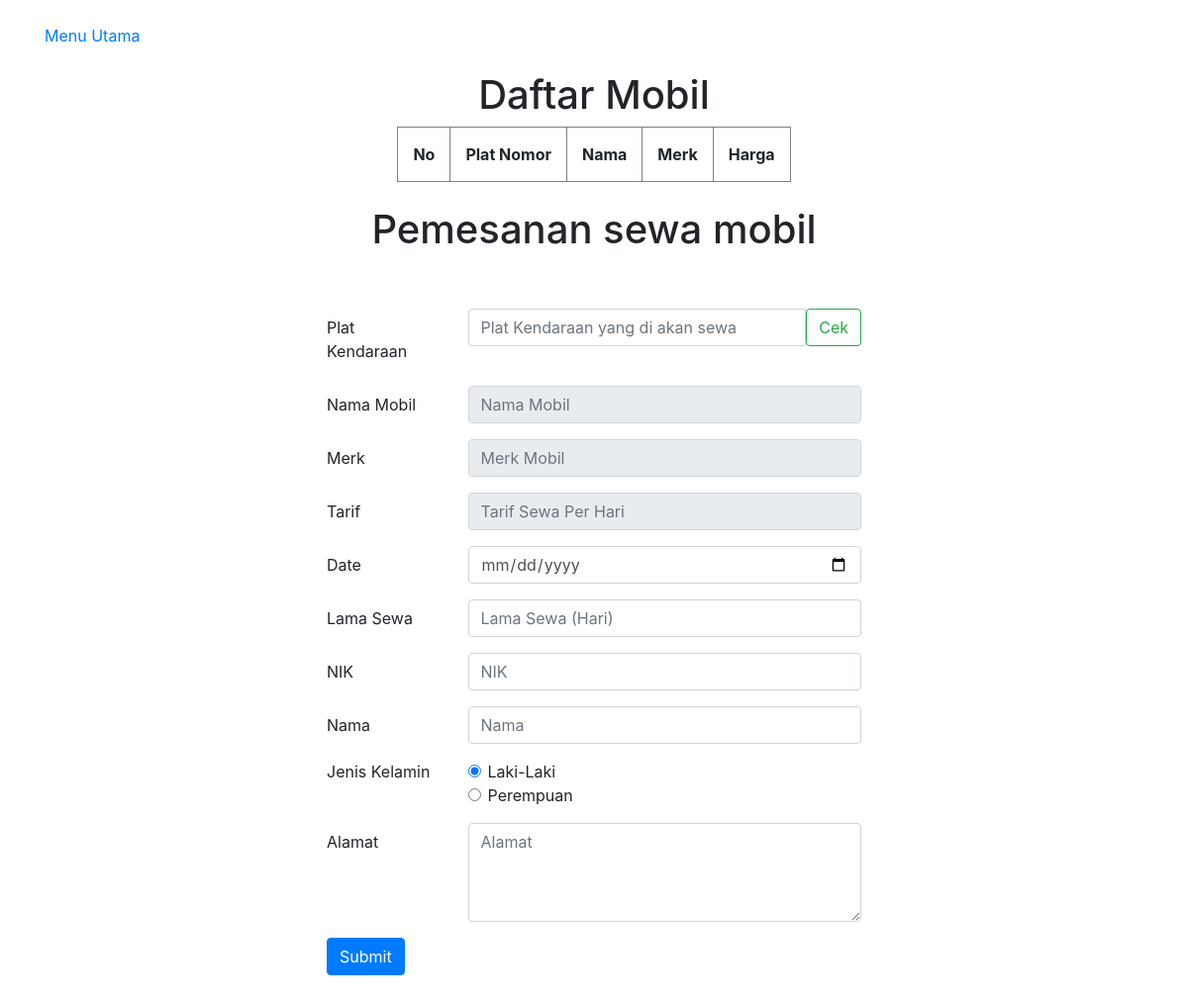
Page /index.php?i=pesan on the earlier database version.
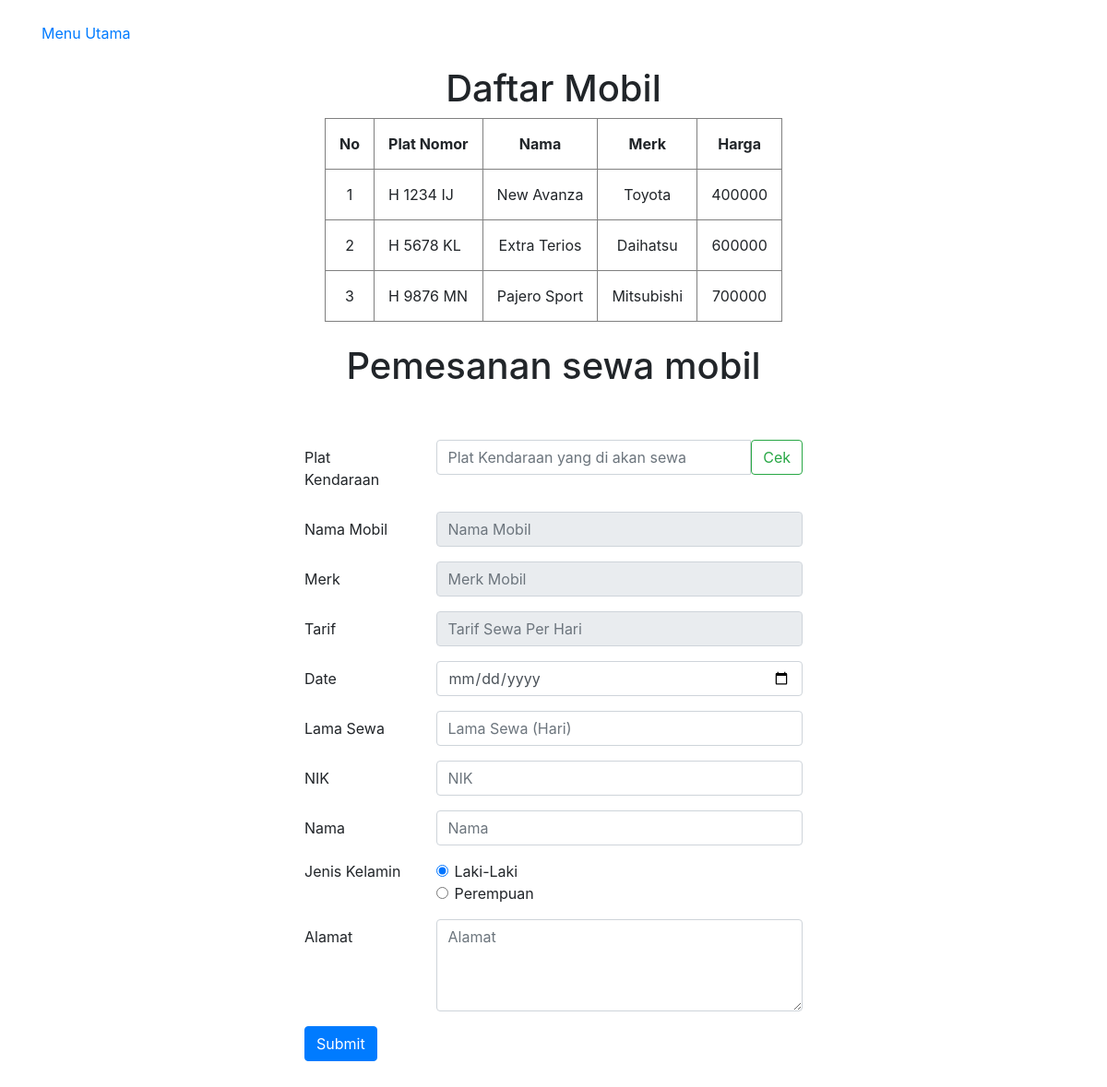
Same page on the later database version.
### tables this page shows
CREATE TABLE `mobil` (
  `no_plat` varchar(13) NOT NULL,
  `nama` varchar(15) NOT NULL,
  `merk` varchar(15) NOT NULL,
  `tarif` int(6) NOT NULL
);

### Controller/controller.php (called while the page is built, shortened)
<?php
    include_once 'model/modelMobil.php';
    class Controller{
        public $modelMobil;
        function __construct(){
			$this->modelMobil = new modelMobil();
        }
        function ViewMobil(){
            $data = $this->modelMobil->selectAllMobil();
            include 'view/view_mobil.php';
        }
        function ViewPesan(){
            include_once "view/view_pesan.php";
        }
    }

### Model/modelMobil.php (called while the page is built, shortened)
<?php
class modelMobil
{
    public $connect;
    public function __construct()
    {
        $connect = mysqli_connect("localhost", "root", "", "pwl_sewa_mobil");
        $this->connect = $connect;
    }
    function execute($query)
    {
        return mysqli_query($this->connect, $query);
    }
    function selectAllMobil()
    {
        $query = "SELECT * FROM mobil";
        return $this->execute($query);
    }
    function fetch($var)
    {
        return mysqli_fetch_array($var);
    }
}

### View/view_mobil.php (the view, shortened to what this page needs)
<!DOCTYPE html>
<html lang="en">
<head>
</head>
<body>
    <br>
    <div class="container">
        <a href="./index.php">Menu Utama</a>
    </div>
    <div class="content" style="text-align: center;">
        <br>
        <h1>Daftar Mobil</h1>
        <table border="1" cellpadding="15" cellspacing="0" align="center">
            <tr>
                <th>No</th>
                <th>Plat Nomor</th>
                <th>Nama</th>
                <th>Merk</th>
                <th>Harga</th>
            </tr>
            <?php
            $i = 1;
            while ($row = $this->modelMobil->fetch($data)) {
                echo
                "<tr>
                    <td>$i</td>
                    <td align='left'>$row[0]</td>
                    <td>$row[1]</td>
                    <td>$row[2]</td>
                    <td>$row[3]</td>
                </tr>";
                $i++;
            }
            ?>
        </table>
    </div>
</body>
</html>

### index.php
<?php
include 'controller/controller.php';
$main = new Controller();
if (isset($_GET['i'])) {
  if ($_GET["i"] == "mobil") {
    $main->ViewMobil();
  } else if ($_GET["i"] == "pesan") {
    $main->ViewMobil();
    $main->ViewPesan();
  }
} else {
  $main->index();
}

### View/view_pesan.php (shortened to what this page needs)
<?php
require_once("Model/modelMobil.php");
?>
<!DOCTYPE html>
<html lang="en">
<head>
    <link rel="stylesheet" href="https://stackpath.bootstrapcdn.com/bootstrap/4.3.1/css/bootstrap.min.css">
</head>
<body>
    <br>
    <div class="container container-sm">
        <h1 style="text-align: center;">Pemesanan sewa mobil</h1>
        <div class="row justify-content-center">
            <div class="col-6">
                <form class="my-5" method="POST">
                    <div class="form-group row">
                        <label for="plat" class="col-sm-3 col-form-label">Plat Kendaraan</label>
                        <div class="col-sm-9">
                            <div class="input-group">
                                <input name="plat" type="text" class="form-control" id="plat" placeholder="Plat Kendaraan yang di akan sewa">
                                <button class="btn btn-outline-success" onclick=isiOtomatis() type="button" name="cek">Cek</button>
                            </div>
                        </div>
                    </div>
                    <div class="form-group row">
                        <label for="nama-mobil" class="col-sm-3 col-form-label">Nama Mobil</label>
                        <div class="col-sm-9">
                            <input name="nama-mobil" type="text" class="form-control" id="nama-mobil" placeholder="Nama Mobil" readonly>
                        </div>
                    </div>
                    <div class="form-group row">
                        <label for="merk" class="col-sm-3 col-form-label">Merk</label>
                        <div class="col-sm-9">
                            <input name="merk" type="text" class="form-control" id="merk" placeholder="Merk Mobil" readonly>
                        </div>
                    </div>
                    <div class="form-group row">
                        <label for="tarif" class="col-sm-3 col-form-label">Tarif</label>
                        <div class="col-sm-9">
                            <input name="tarif" type="number" class="form-control" id="tarif" placeholder="Tarif Sewa Per Hari" readonly>
                        </div>
                    </div>
                    <div class="form-group row">
                        <label for="date" class="col-sm-3 col-form-label">Date</label>
                        <div class="col-sm-9">
                            <input name="date" type="date" class="form-control" id="date" placeholder="date">
                        </div>
                    </div>
                    <div class="form-group row">
                        <label for="lama-sewa" class="col-sm-3 col-form-label">Lama Sewa</label>
                        <div class="col-sm-9">
                            <input name="lama-sewa" type="number" class="form-control" id="lama-sewa" placeholder="Lama Sewa (Hari)">
                        </div>
                    </div>
                    <div class="form-group row">
                        <label for="nik" class="col-sm-3 col-form-label">NIK</label>
                        <div class="col-sm-9">
                            <input name="nik" type="text" class="form-control" id="nik" placeholder="NIK">
                        </div>
                    </div>
                    <div class="form-group row">
                        <label for="nama" class="col-sm-3 col-form-label">Nama</label>
                        <div class="col-sm-9">
                            <input name="nama" type="text" class="form-control" id="nama" placeholder="Nama">
                        </div>
                    </div>
                    <fieldset class="form-group">
                        <div class="row">
                            <legend class="col-form-label col-sm-3 pt-0">Jenis Kelamin</legend>
                            <div class="col-sm-9">
                                <div class="form-check">
                                    <input class="form-check-input" type="radio" name="jenisKelamin" id="laki-laki" value="Laki-Laki" checked>
                                    <label class="form-check-label" for="laki-laki">
                                        Laki-Laki
                                    </label>
                                </div>
                                <div class="form-check">
                                    <input class="form-check-input" type="radio" name="jenisKelamin" id="perepmpuan" value="Perempuan">
                                    <label class="form-check-label" for="perepmpuan">
                                        Perempuan
                                    </label>
                                </div>
                            </div>
                        </div>
                    </fieldset>
                    <div class="form-group row">
                        <label for="alamat" class="col-sm-3 col-form-label">Alamat</label>
                        <div class="col-sm-9">
                            <textarea name="alamat" class="form-control" placeholder="Alamat" id="alamat" style="height: 100px"></textarea>
                        </div>
                    </div>
                    <button type="submit" class="btn btn-primary" name="submit">Submit</button>
                </form>
            </div>
        </div>
    </div>
</body>
</html>

### View/view_mobil.php (style rules this page uses)
body { margin: 50px 100px ; }
a { text-decoration: none; }

Differences in the rows shown:
added mobil: no_plat "H 1234 IJ", nama "New Avanza", merk "Toyota", tarif "400000"
added mobil: no_plat "H 5678 KL", nama "Extra Terios", merk "Daihatsu", tarif "600000"
added mobil: no_plat "H 9876 MN", nama "Pajero Sport", merk "Mitsubishi", tarif "700000"
